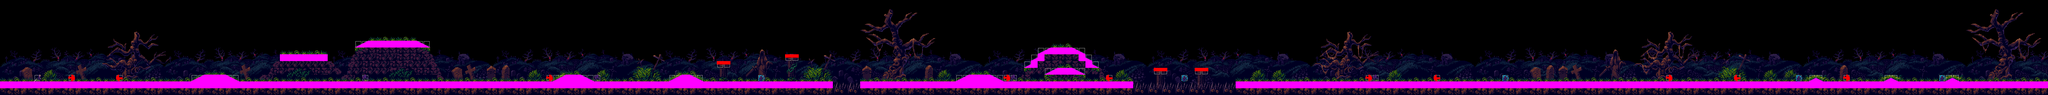

This game map was drawn from its Tiled (.tmx) file and the tilesets committed beside it. A one-line description and the trimmed map source follow:
An orthogonal 300x14 tile map with 16x16 px tiles, 7 tile layers (graveyard, ramps, background, midground, ...), 5 tilesets and 6 objects.

<map version="1.9" tiledversion="1.9.2" orientation="orthogonal" renderorder="right-down" width="300" height="14" tilewidth="16" tileheight="16" hexsidelength="0" infinite="0" nextlayerid="14" nextobjectid="9" compressionlevel="0">
  <properties>
    <property name="amiga_panel" value="map_new_plx" />
    <property name="divert_timer" value="" />
    <property name="md_parallax" value="md_background" />
    <property name="override_palette" type="file" value="" />
    <property name="padding_bottom" type="int" value="5" />
    <property name="parallax_path" type="file" value="" />
    <property name="solid_bottom" type="bool" value="false" />
  </properties>
  <tileset firstgid="1" source="../../../Actors.tsx" />
  <tileset firstgid="257" source="../../../Blocks.tsx" />
  <tileset firstgid="513" source="tileset.tileset.tsx" />
  <tileset firstgid="793" source="objects.tileset.tsx" />
  <tileset firstgid="1261" source="graveyard.tileset.tsx" />
  <layer id="8" name="graveyard" width="300" height="14">
    <data>[4200 cells, 2100 non-empty, 168 distinct tile ids]</data>
    <properties>
      <property name="amiga_aga" type="bool" value="true" />
      <property name="amiga_aga_trackdisk" type="bool" value="true" />
      <property name="amiga_ocs" type="bool" value="true" />
      <property name="foreground" type="bool" value="false" />
      <property name="megadrive" type="bool" value="false" />
      <property name="megadrive_32x" type="bool" value="false" />
      <property name="neogeo" type="bool" value="false" />
      <property name="neogeo_aes" type="bool" value="true" />
      <property name="neogeo_cd" type="bool" value="false" />
      <property name="neogeo_mvs" type="bool" value="true" />
    </properties>
  </layer>
  <layer id="12" name="ramps" width="300" height="14">
    <data>[4200 cells, 619 non-empty, 181 distinct tile ids]</data>
    <properties>
      <property name="amiga_aga" type="bool" value="true" />
      <property name="amiga_aga_trackdisk" type="bool" value="true" />
      <property name="amiga_ocs" type="bool" value="true" />
      <property name="foreground" type="bool" value="false" />
      <property name="megadrive" type="bool" value="true" />
      <property name="megadrive_32x" type="bool" value="true" />
      <property name="neogeo" type="bool" value="true" />
      <property name="neogeo_aes" type="bool" value="true" />
      <property name="neogeo_cd" type="bool" value="true" />
      <property name="neogeo_mvs" type="bool" value="true" />
    </properties>
  </layer>
  <layer id="7" name="background" width="300" height="14">
    <data>[4200 cells, 1095 non-empty, 459 distinct tile ids]</data>
    <properties>
      <property name="amiga_aga" type="bool" value="true" />
      <property name="amiga_aga_trackdisk" type="bool" value="true" />
      <property name="amiga_ocs" type="bool" value="true" />
      <property name="foreground" type="bool" value="false" />
      <property name="megadrive" type="bool" value="false" />
      <property name="megadrive_32x" type="bool" value="false" />
      <property name="neogeo" type="bool" value="true" />
      <property name="neogeo_aes" type="bool" value="true" />
      <property name="neogeo_cd" type="bool" value="true" />
      <property name="neogeo_mvs" type="bool" value="true" />
    </properties>
  </layer>
  <layer id="1" name="midground" width="300" height="14">
    <data>[4200 cells, 893 non-empty, 32 distinct tile ids]</data>
    <properties>
      <property name="amiga_aga" type="bool" value="true" />
      <property name="amiga_aga_trackdisk" type="bool" value="true" />
      <property name="amiga_ocs" type="bool" value="true" />
      <property name="foreground" type="bool" value="false" />
      <property name="megadrive" type="bool" value="true" />
      <property name="megadrive_32x" type="bool" value="true" />
      <property name="neogeo" type="bool" value="true" />
      <property name="neogeo_aes" type="bool" value="true" />
      <property name="neogeo_cd" type="bool" value="true" />
      <property name="neogeo_mvs" type="bool" value="true" />
    </properties>
  </layer>
  <layer id="2" name="objects" width="300" height="14">
    <data>[4200 cells, 20 non-empty, 5 distinct tile ids]</data>
    <properties>
      <property name="amiga_aga" type="bool" value="true" />
      <property name="amiga_aga_trackdisk" type="bool" value="true" />
      <property name="amiga_ocs" type="bool" value="true" />
      <property name="foreground" type="bool" value="false" />
      <property name="megadrive" type="bool" value="true" />
      <property name="megadrive_32x" type="bool" value="true" />
      <property name="neogeo" type="bool" value="true" />
      <property name="neogeo_aes" type="bool" value="true" />
      <property name="neogeo_cd" type="bool" value="true" />
      <property name="neogeo_mvs" type="bool" value="true" />
    </properties>
  </layer>
  <layer id="9" name="slopes" width="300" height="14">
    <data>[4200 cells, 359 non-empty, 6 distinct tile ids]</data>
    <properties>
      <property name="amiga_aga" type="bool" value="true" />
      <property name="amiga_aga_trackdisk" type="bool" value="true" />
      <property name="amiga_ocs" type="bool" value="true" />
      <property name="foreground" type="bool" value="false" />
      <property name="megadrive" type="bool" value="true" />
      <property name="megadrive_32x" type="bool" value="true" />
      <property name="neogeo" type="bool" value="true" />
      <property name="neogeo_aes" type="bool" value="true" />
      <property name="neogeo_cd" type="bool" value="true" />
      <property name="neogeo_mvs" type="bool" value="true" />
    </properties>
  </layer>
  <layer id="3" name="foreground" width="300" height="14">
    <data>[4200 cells, 0 non-empty, 0 distinct tile ids]</data>
    <properties>
      <property name="amiga_aga" type="bool" value="true" />
      <property name="amiga_aga_trackdisk" type="bool" value="true" />
      <property name="amiga_ocs" type="bool" value="true" />
      <property name="foreground" type="bool" value="true" />
      <property name="megadrive" type="bool" value="true" />
      <property name="megadrive_32x" type="bool" value="true" />
      <property name="neogeo" type="bool" value="true" />
      <property name="neogeo_aes" type="bool" value="true" />
      <property name="neogeo_cd" type="bool" value="true" />
      <property name="neogeo_mvs" type="bool" value="true" />
    </properties>
  </layer>
  <objectgroup id="5" name="events">
    <object id="2" gid="0" x="4553.33" y="185" width="0" height="0">
      <polyline points="0,0 -1,-51.3333" />
      <properties />
    </object>
    <object id="3" gid="0" x="4215.33" y="184" width="0" height="0">
      <polyline points="0,0 1,-50.3333" />
      <properties />
    </object>
    <object id="5" gid="0" x="3526.67" y="184.333" width="0" height="0">
      <polyline points="0,0 0,-53" />
      <properties />
    </object>
    <object id="6" gid="0" x="2778" y="186" width="0" height="0">
      <polyline points="0,0 -2,-53.3333" />
      <properties />
    </object>
    <object id="7" gid="0" x="1785.33" y="185" width="0" height="0">
      <polyline points="0,0 0,-49.6667" />
      <properties />
    </object>
    <object id="8" gid="0" x="4704" y="23" width="78" height="145">
      <properties>
        <property name="divert" value="" />
        <property name="eventtype" value="none" />
        <property name="onenter" value="startup" />
      </properties>
    </object>
  </objectgroup>
</map>
